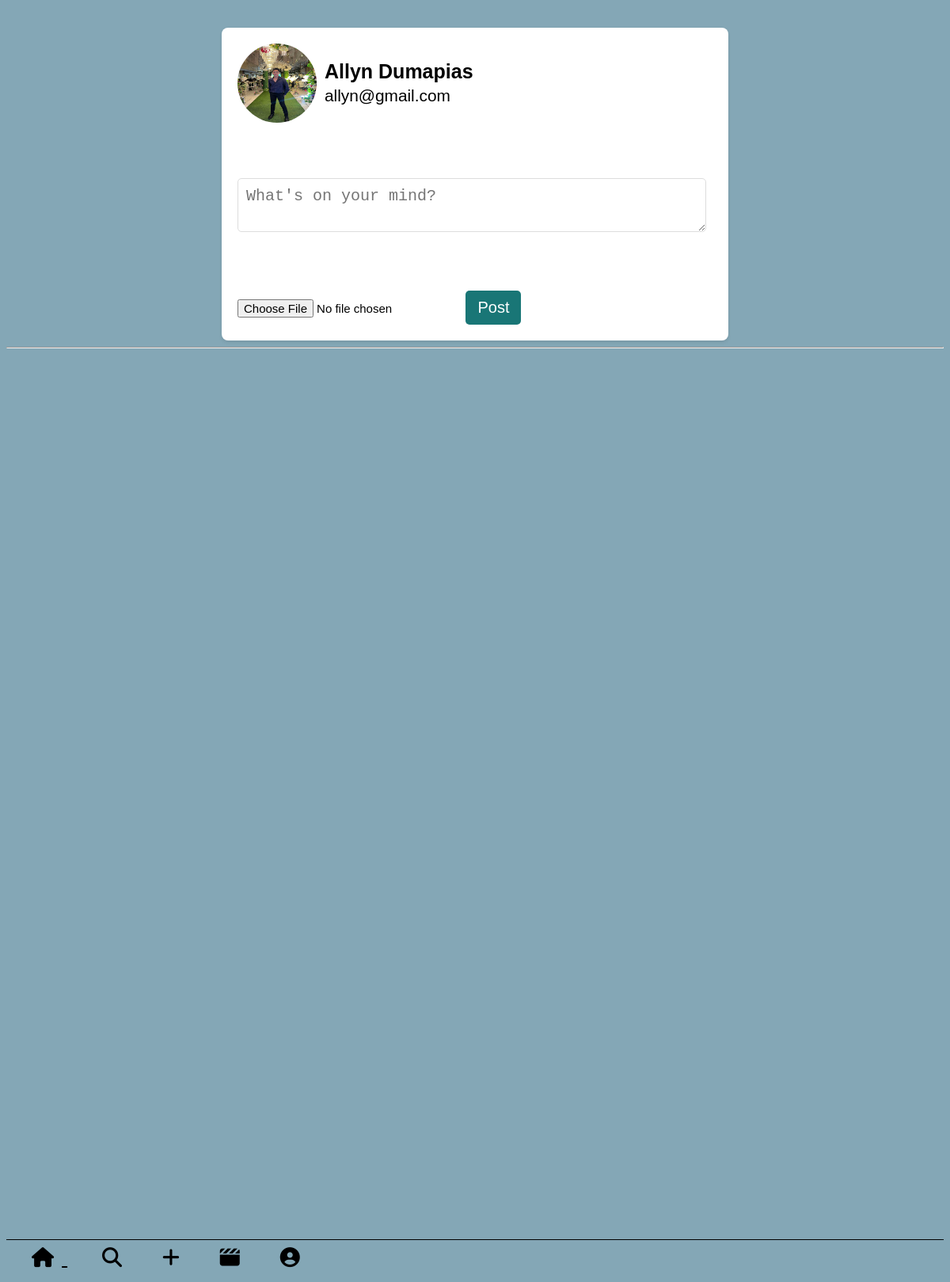
The app's page /post.php (signed in) with its own data.
### tables this page shows
CREATE TABLE `users` (
  `UserID` int(11) NOT NULL,
  `Username` varchar(50) NOT NULL,
  `Email` varchar(50) NOT NULL,
  `Password_hash` varchar(255) NOT NULL,
  `Bio` text DEFAULT NULL,
  `date_joined` date DEFAULT curdate(),
  `profile_pic` varchar(255) DEFAULT NULL,
  `created_at` timestamp NOT NULL DEFAULT current_timestamp()
);

### post.php (the view, shortened to what this page needs)
<?php
include("database.php");
$email = $_SESSION['email'];
$userQuery = "SELECT * FROM users WHERE Email = ?";
$stmt = $conn->prepare($userQuery);
$stmt->bind_param('s', $email);
$stmt->execute();
$user = $stmt->get_result()->fetch_assoc();
$username = $user['Username'];
$profile_pic = $user['profile_pic'];
$userEmail = $user['Email'];
?>
<!DOCTYPE html>
<html lang="en">
<head>
    <link rel="stylesheet" href="https://cdnjs.cloudflare.com/ajax/libs/font-awesome/6.5.1/css/all.min.css">
</head>
<body>
    <div class="form-container">
        <div class="user-info">
            <?php if ($profile_pic): ?>
                <img src="<?php echo htmlspecialchars($profile_pic); ?>" alt="Profile Picture">
            <?php else: ?>
                <img src="default-profile.png" alt="Default Profile Picture">
            <?php endif; ?>
            <div>
                <strong><?php echo htmlspecialchars($username); ?></strong><br>
                <small><?php echo htmlspecialchars($userEmail); ?></small>
            </div>
        </div>
        <form action="" method="POST" enctype="multipart/form-data">
            <textarea name="content" placeholder="What's on your mind?"></textarea>
            <input type="file" name="image" accept="image/*">
            <button type="submit">Post</button>
        </form>
    </div>
    <div> <hr>
    <nav class="navbar navbar-expand-lg">
  <div class="collapse navbar-collapse" id="navbarNavAltMarkup">
    <div class="navbar-nav">
      <a class="nav-item nav-link active" href="home.php"><i class="fa-solid fa-house"></i> <span class="sr-only">(current)</span></a>
      <a class="nav-item nav-link" href="#"><i class="fa-solid fa-magnifying-glass"></i></a>
      <a class="nav-item nav-link" href="post.php"><i class="fa-solid fa-plus"></i></a>
      <a class="nav-item nav-link disabled" href="timeline.php"><i class="fa-solid fa-clapperboard"></i></a>
      <a class="nav-item nav-link disabled" href="profile.php"><i class="fa-solid fa-circle-user"></i></a>
    </div>
  </div>
</nav>
</div>
</body>
</html>

### post.php (style rules this page uses)
body { font-family: Arial, sans-serif; background-color: #f4f4f4; }
.form-container { max-width: 600px; margin: 0 auto; background: #fff; padding: 20px; border-radius: 8px; box-shadow: 0 2px 4px rgba(0, 0, 0, 0.1); margin-top: 35px; }
.user-info { display: flex; align-items: center; margin-bottom: 20px; }
.user-info img { width: 100px; height: 100px; border-radius: 50%; margin-right: 10px; }
.user-info div { font-size: 25px; }
form textarea { width: 95%; margin-bottom: 20px; padding: 10px; border: 1px solid #ddd; border-radius: 5px; margin-top: 50px; font-size: 20px; }
form button { padding: 10px 15px; background: #197676; color: #fff; border: none; border-radius: 5px; cursor: pointer; margin-top: 50px; font-size: 20px }
body { background: #84A7B6; }
input[type="file"] { font-size: 15px; }
i.fa-solid.fa-house { margin: 10px; }
a.nav-item.nav-link { margin: 22px; color: black; }
.navbar-nav { margin-top: 95%; border-top: solid 1px black; font-size: 25px; }

### records on screen
users: profile_pic (picture), Username "Allyn Dumapias", Email "allyn@gmail.com"
